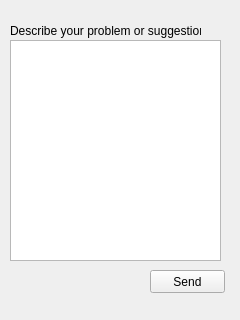
<?xml version="1.0" encoding="UTF-8"?>
<ui version="4.0">
 <class>help_form</class>
 <widget class="QWidget" name="help_form">
  <property name="geometry">
   <rect>
    <x>0</x>
    <y>0</y>
    <width>240</width>
    <height>320</height>
   </rect>
  </property>
  <property name="windowTitle">
   <string>Form</string>
  </property>
  <widget class="QLabel" name="label_3">
   <property name="geometry">
    <rect>
     <x>10</x>
     <y>20</y>
     <width>191</width>
     <height>21</height>
    </rect>
   </property>
   <property name="text">
    <string>Describe your problem or suggestion</string>
   </property>
  </widget>
  <widget class="QPushButton" name="pushButton_send">
   <property name="geometry">
    <rect>
     <x>150</x>
     <y>270</y>
     <width>75</width>
     <height>23</height>
    </rect>
   </property>
   <property name="text">
    <string>Send</string>
   </property>
  </widget>
  <widget class="QPlainTextEdit" name="plainTextEdit">
   <property name="geometry">
    <rect>
     <x>10</x>
     <y>40</y>
     <width>211</width>
     <height>221</height>
    </rect>
   </property>
  </widget>
 </widget>
 <resources/>
 <connections/>
</ui>
